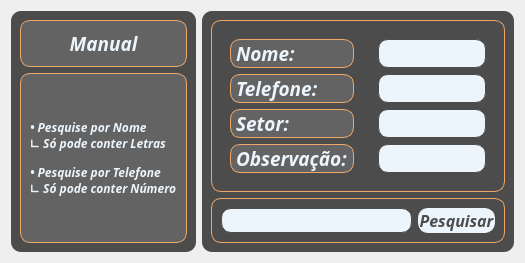
            <widget class="QWidget" name="Pesquisa">
             <layout class="QHBoxLayout" name="horizontalLayout_2">
              <item>
               <widget class="QFrame" name="frame_14">
                <property name="styleSheet">
                 <string notr="true">background-color: rgb(76, 76, 76);
border-radius: 10px;</string>
                </property>
                <property name="frameShape">
                 <enum>QFrame::StyledPanel</enum>
                </property>
                <property name="frameShadow">
                 <enum>QFrame::Raised</enum>
                </property>
                <layout class="QVBoxLayout" name="verticalLayout_14">
                 <item>
                  <widget class="QFrame" name="frame_15">
                   <property name="styleSheet">
                    <string notr="true">border-color: rgb(240, 168, 104);
border-radius: 10px;
border-style: solid;
border-width: 1px;
background-color: rgb(99, 99, 99);</string>
                   </property>
                   <property name="frameShape">
                    <enum>QFrame::StyledPanel</enum>
                   </property>
                   <property name="frameShadow">
                    <enum>QFrame::Raised</enum>
                   </property>
                   <layout class="QHBoxLayout" name="horizontalLayout_8">
                    <item>
                     <widget class="QLabel" name="label_6">
                      <property name="font">
                       <font>
                        <family>Source Code Pro</family>
                        <pointsize>16</pointsize>
                        <weight>75</weight>
                        <italic>true</italic>
                        <bold>true</bold>
                       </font>
                      </property>
                      <property name="styleSheet">
                       <string notr="true">color: rgb(237, 245, 252);
border: none;</string>
                      </property>
                      <property name="text">
                       <string>&lt;html&gt;&lt;head/&gt;&lt;body&gt;&lt;p align=&quot;center&quot;&gt;&lt;span style=&quot; font-size:14pt;&quot;&gt;Manual&lt;/span&gt;&lt;/p&gt;&lt;/body&gt;&lt;/html&gt;</string>
                      </property>
                     </widget>
                    </item>
                   </layout>
                  </widget>
                 </item>
                 <item>
                  <widget class="QFrame" name="frame_16">
                   <property name="styleSheet">
                    <string notr="true">border-color: rgb(240, 168, 104);
border-radius: 10px;
border-style: solid;
border-width: 1px;
background-color: rgb(99, 99, 99);</string>
                   </property>
                   <property name="frameShape">
                    <enum>QFrame::StyledPanel</enum>
                   </property>
                   <property name="frameShadow">
                    <enum>QFrame::Raised</enum>
                   </property>
                   <layout class="QVBoxLayout" name="verticalLayout_15">
                    <item>
                     <widget class="QLabel" name="label_7">
                      <property name="sizePolicy">
                       <sizepolicy hsizetype="Preferred" vsizetype="Expanding">
                        <horstretch>0</horstretch>
                        <verstretch>0</verstretch>
                       </sizepolicy>
                      </property>
                      <property name="font">
                       <font>
                        <family>Source Code Pro</family>
                        <pointsize>9</pointsize>
                        <weight>75</weight>
                        <italic>true</italic>
                        <bold>true</bold>
                       </font>
                      </property>
                      <property name="contextMenuPolicy">
                       <enum>Qt::DefaultContextMenu</enum>
                      </property>
                      <property name="acceptDrops">
                       <bool>false</bool>
                      </property>
                      <property name="styleSheet">
                       <string notr="true">color: rgb(237, 245, 252);
border: none;</string>
                      </property>
                      <property name="text">
                       <string>&lt;html&gt;&lt;head/&gt;&lt;body&gt;&lt;p&gt;• Pesquise por Nome&lt;br/&gt;∟ Só pode conter Letras &lt;/p&gt;&lt;p&gt;• Pesquise por Telefone &lt;br/&gt;∟ Só pode conter Número&lt;/p&gt;&lt;/body&gt;&lt;/html&gt;</string>
                      </property>
                     </widget>
                    </item>
                   </layout>
                  </widget>
                 </item>
                </layout>
               </widget>
              </item>
              <item>
               <widget class="QFrame" name="frame_10">
                <property name="styleSheet">
                 <string notr="true">background-color: rgb(76, 76, 76);
border-radius: 10px;</string>
                </property>
                <property name="frameShape">
                 <enum>QFrame::StyledPanel</enum>
                </property>
                <property name="frameShadow">
                 <enum>QFrame::Raised</enum>
                </property>
                <layout class="QVBoxLayout" name="verticalLayout_11">
                 <item>
                  <widget class="QFrame" name="frame_11">
                   <property name="sizePolicy">
                    <sizepolicy hsizetype="Preferred" vsizetype="Expanding">
                     <horstretch>0</horstretch>
                     <verstretch>0</verstretch>
                    </sizepolicy>
                   </property>
                   <property name="maximumSize">
                    <size>
                     <width>16777215</width>
                     <height>270</height>
                    </size>
                   </property>
                   <property name="styleSheet">
                    <string notr="true">border-color: rgb(240, 168, 104);
border-radius: 10px;
border-style: solid;
border-width: 1px;</string>
                   </property>
                   <property name="frameShape">
                    <enum>QFrame::StyledPanel</enum>
                   </property>
                   <property name="frameShadow">
                    <enum>QFrame::Raised</enum>
                   </property>
                   <layout class="QHBoxLayout" name="horizontalLayout_7">
                    <item>
                     <widget class="QFrame" name="frame_12">
                      <property name="styleSheet">
                       <string notr="true">background-color: rgb(76, 76, 76);
border-radius: 10px;
border: none;</string>
                      </property>
                      <property name="frameShape">
                       <enum>QFrame::StyledPanel</enum>
                      </property>
                      <property name="frameShadow">
                       <enum>QFrame::Raised</enum>
                      </property>
                      <layout class="QVBoxLayout" name="verticalLayout_12">
                       <item>
                        <widget class="QLabel" name="label_16">
                         <property name="sizePolicy">
                          <sizepolicy hsizetype="Preferred" vsizetype="Minimum">
                           <horstretch>0</horstretch>
                           <verstretch>0</verstretch>
                          </sizepolicy>
                         </property>
                         <property name="maximumSize">
                          <size>
                           <width>16777215</width>
                           <height>50</height>
                          </size>
                         </property>
                         <property name="font">
                          <font>
                           <family>Source Code Pro</family>
                           <pointsize>14</pointsize>
                           <weight>75</weight>
                           <italic>true</italic>
                           <bold>true</bold>
                          </font>
                         </property>
                         <property name="styleSheet">
                          <string notr="true">color: rgb(237, 245, 252);
border-color: rgb(240, 168, 104);
border-radius: 10px;
border-style: solid;
border-width: 1px;
background-color: rgb(99, 99, 99);</string>
                         </property>
                         <property name="text">
                          <string>Nome:</string>
                         </property>
                        </widget>
                       </item>
                       <item>
                        <widget class="QLabel" name="label_17">
                         <property name="maximumSize">
                          <size>
                           <width>16777215</width>
                           <height>50</height>
                          </size>
                         </property>
                         <property name="font">
                          <font>
                           <family>Source Code Pro</family>
                           <pointsize>14</pointsize>
                           <weight>75</weight>
                           <italic>true</italic>
                           <bold>true</bold>
                          </font>
                         </property>
                         <property name="styleSheet">
                          <string notr="true">color: rgb(237, 245, 252);
border-color: rgb(240, 168, 104);
border-radius: 10px;
border-style: solid;
border-width: 1px;
background-color: rgb(99, 99, 99);</string>
                         </property>
                         <property name="text">
                          <string>Telefone:</string>
                         </property>
                        </widget>
                       </item>
                       <item>
                        <widget class="QLabel" name="label_18">
                         <property name="maximumSize">
                          <size>
                           <width>16777215</width>
                           <height>50</height>
                          </size>
                         </property>
                         <property name="font">
                          <font>
                           <family>Source Code Pro</family>
                           <pointsize>14</pointsize>
                           <weight>75</weight>
                           <italic>true</italic>
                           <bold>true</bold>
                          </font>
                         </property>
                         <property name="styleSheet">
                          <string notr="true">color: rgb(237, 245, 252);
border-color: rgb(240, 168, 104);
border-radius: 10px;
border-style: solid;
border-width: 1px;
background-color: rgb(99, 99, 99);</string>
                         </property>
                         <property name="text">
                          <string>Setor:</string>
                         </property>
                        </widget>
                       </item>
                       <item>
                        <widget class="QLabel" name="label_19">
                         <property name="maximumSize">
                          <size>
                           <width>16777215</width>
                           <height>50</height>
                          </size>
                         </property>
                         <property name="font">
                          <font>
                           <family>Source Code Pro</family>
                           <pointsize>14</pointsize>
                           <weight>75</weight>
                           <italic>true</italic>
                           <bold>true</bold>
                          </font>
                         </property>
                         <property name="styleSheet">
                          <string notr="true">color: rgb(237, 245, 252);
border-color: rgb(240, 168, 104);
border-radius: 10px;
border-style: solid;
border-width: 1px;
background-color: rgb(99, 99, 99);</string>
                         </property>
                         <property name="text">
                          <string>Observação:</string>
                         </property>
                        </widget>
                       </item>
                      </layout>
                     </widget>
                    </item>
                    <item>
                     <widget class="QFrame" name="frame_13">
                      <property name="sizePolicy">
                       <sizepolicy hsizetype="Preferred" vsizetype="Preferred">
                        <horstretch>0</horstretch>
                        <verstretch>0</verstretch>
                       </sizepolicy>
                      </property>
                      <property name="styleSheet">
                       <string notr="true">background-color: rgb(76, 76, 76);
border-radius: 10px;
border: none;</string>
                      </property>
                      <property name="frameShape">
                       <enum>QFrame::StyledPanel</enum>
                      </property>
                      <property name="frameShadow">
                       <enum>QFrame::Raised</enum>
                      </property>
                      <layout class="QVBoxLayout" name="verticalLayout_13">
                       <item>
                        <widget class="QLineEdit" name="lineEdit_5">
                         <property name="sizePolicy">
                          <sizepolicy hsizetype="Expanding" vsizetype="Minimum">
                           <horstretch>0</horstretch>
                           <verstretch>0</verstretch>
                          </sizepolicy>
                         </property>
                         <property name="minimumSize">
                          <size>
                           <width>0</width>
                           <height>0</height>
                          </size>
                         </property>
                         <property name="maximumSize">
                          <size>
                           <width>16777215</width>
                           <height>50</height>
                          </size>
                         </property>
                         <property name="styleSheet">
                          <string notr="true">background-color: rgb(237, 245, 252);
border-style: solid;
border-width: 1px;
border-color: rgb(76, 76, 76);
</string>
                         </property>
                        </widget>
                       </item>
                       <item>
                        <widget class="QLineEdit" name="lineEdit_6">
                         <property name="sizePolicy">
                          <sizepolicy hsizetype="Expanding" vsizetype="Minimum">
                           <horstretch>0</horstretch>
                           <verstretch>0</verstretch>
                          </sizepolicy>
                         </property>
                         <property name="maximumSize">
                          <size>
                           <width>16777215</width>
                           <height>50</height>
                          </size>
                         </property>
                         <property name="styleSheet">
                          <string notr="true">background-color: rgb(237, 245, 252);
border-style: solid;
border-width: 1px;
border-color: rgb(76, 76, 76);</string>
                         </property>
                        </widget>
                       </item>
                       <item>
                        <widget class="QLineEdit" name="lineEdit_7">
                         <property name="sizePolicy">
                          <sizepolicy hsizetype="Expanding" vsizetype="Minimum">
                           <horstretch>0</horstretch>
                           <verstretch>0</verstretch>
                          </sizepolicy>
                         </property>
                         <property name="maximumSize">
                          <size>
                           <width>16777215</width>
                           <height>50</height>
                          </size>
                         </property>
                         <property name="styleSheet">
                          <string notr="true">background-color: rgb(237, 245, 252);
border-style: solid;
border-width: 1px;
border-color: rgb(76, 76, 76);</string>
                         </property>
                        </widget>
                       </item>
                       <item>
                        <widget class="QLineEdit" name="lineEdit_8">
                         <property name="sizePolicy">
                          <sizepolicy hsizetype="Expanding" vsizetype="Minimum">
                           <horstretch>0</horstretch>
                           <verstretch>0</verstretch>
                          </sizepolicy>
                         </property>
                         <property name="maximumSize">
                          <size>
                           <width>16777215</width>
                           <height>50</height>
                          </size>
                         </property>
                         <property name="styleSheet">
                          <string notr="true">background-color: rgb(237, 245, 252);
border-style: solid;
border-width: 1px;
border-color: rgb(76, 76, 76);</string>
                         </property>
                        </widget>
                       </item>
                      </layout>
                     </widget>
                    </item>
                   </layout>
                  </widget>
                 </item>
                 <item>
                  <widget class="QFrame" name="frame_17">
                   <property name="sizePolicy">
                    <sizepolicy hsizetype="Preferred" vsizetype="Expanding">
                     <horstretch>0</horstretch>
                     <verstretch>0</verstretch>
                    </sizepolicy>
                   </property>
                   <property name="maximumSize">
                    <size>
                     <width>16777215</width>
                     <height>50</height>
                    </size>
                   </property>
                   <property name="styleSheet">
                    <string notr="true">border-radius: 10px;
border-style: solid;
border-width: 1px;
border-color: rgb(240, 168, 104);</string>
                   </property>
                   <property name="frameShape">
                    <enum>QFrame::StyledPanel</enum>
                   </property>
                   <property name="frameShadow">
                    <enum>QFrame::Raised</enum>
                   </property>
                   <layout class="QHBoxLayout" name="horizontalLayout_9">
                    <item>
                     <widget class="QLineEdit" name="lineEdit_9">
                      <property name="sizePolicy">
                       <sizepolicy hsizetype="Expanding" vsizetype="Minimum">
                        <horstretch>0</horstretch>
                        <verstretch>0</verstretch>
                       </sizepolicy>
                      </property>
                      <property name="maximumSize">
                       <size>
                        <width>16777215</width>
                        <height>30</height>
                       </size>
                      </property>
                      <property name="styleSheet">
                       <string notr="true">background-color: rgb(237, 245, 252);
border-style: solid;
border-width: 1px;
border-color: rgb(76, 76, 76);</string>
                      </property>
                     </widget>
                    </item>
                    <item>
                     <widget class="QPushButton" name="pushButton_7">
                      <property name="sizePolicy">
                       <sizepolicy hsizetype="Minimum" vsizetype="Minimum">
                        <horstretch>0</horstretch>
                        <verstretch>0</verstretch>
                       </sizepolicy>
                      </property>
                      <property name="maximumSize">
                       <size>
                        <width>16777215</width>
                        <height>30</height>
                       </size>
                      </property>
                      <property name="font">
                       <font>
                        <family>Source Code Pro Black</family>
                        <pointsize>12</pointsize>
                        <weight>75</weight>
                        <italic>true</italic>
                        <bold>true</bold>
                       </font>
                      </property>
                      <property name="styleSheet">
                       <string notr="true">background-color: rgb(237, 245, 252);
border-radius: 10px;
color: rgb(76, 76, 76);
border-color: rgb(237, 245, 252);</string>
                      </property>
                      <property name="text">
                       <string>Pesquisar</string>
                      </property>
                     </widget>
                    </item>
                   </layout>
                  </widget>
                 </item>
                </layout>
               </widget>
              </item>
             </layout>
            </widget>
